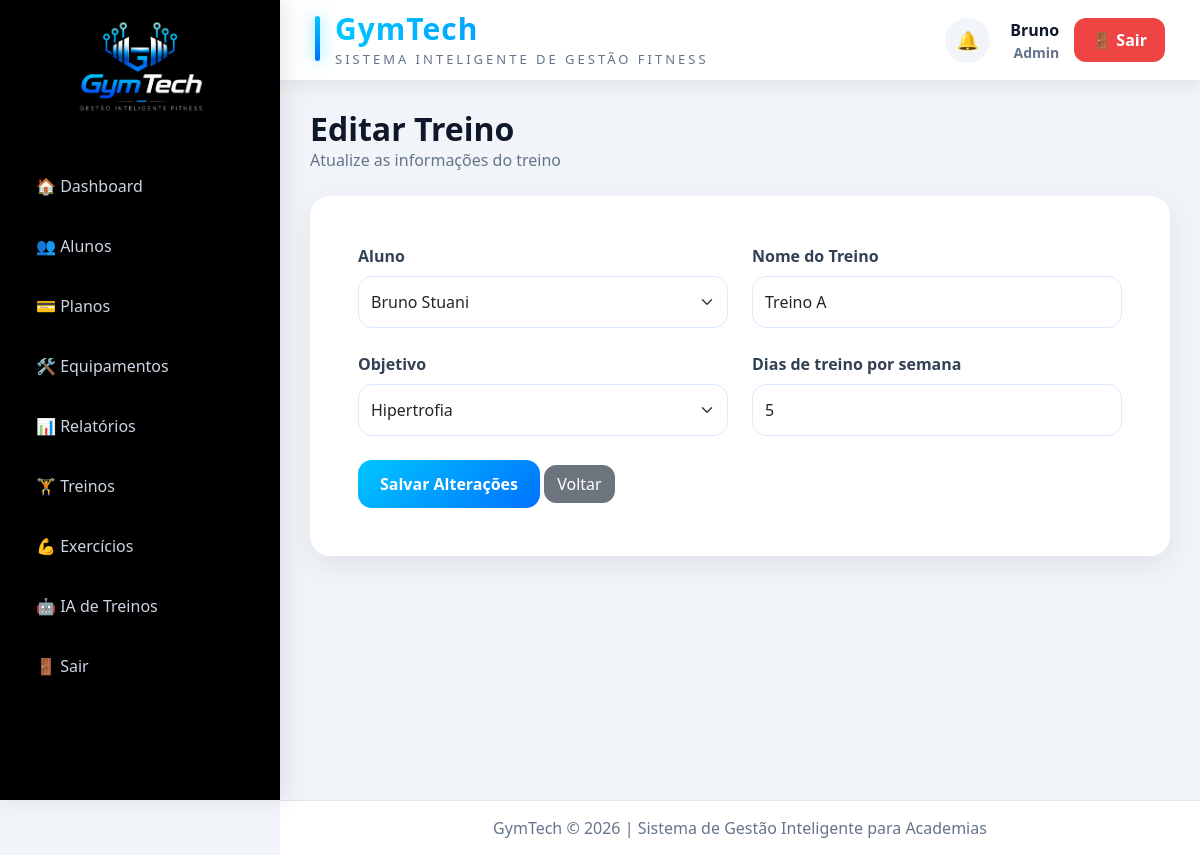
Screenshot of /public/index.php?controller=workout&action=edit&id=8 (signed in) with the database file from the repository.
### tables this page shows
CREATE TABLE `workouts` (
  `id` int(11) NOT NULL AUTO_INCREMENT,
  `student_id` int(11) NOT NULL,
  `workout_name` varchar(10) DEFAULT NULL,
  `objective` varchar(100) DEFAULT NULL,
  `training_days` int(11) DEFAULT NULL,
  `created_at` timestamp NOT NULL DEFAULT current_timestamp(),
  `trainer_id` int(11) DEFAULT NULL,
  PRIMARY KEY (`id`),
  KEY `fk_workout_trainer` (`trainer_id`),
  KEY `workouts_ibfk_1` (`student_id`),
  CONSTRAINT `fk_workout_trainer` FOREIGN KEY (`trainer_id`) REFERENCES `users` (`id`),
  CONSTRAINT `workouts_ibfk_1` FOREIGN KEY (`student_id`) REFERENCES `students` (`id`) ON DELETE CASCADE
);

CREATE TABLE `students` (
  `id` int(11) NOT NULL AUTO_INCREMENT,
  `name` varchar(100) NOT NULL,
  `email` varchar(100) NOT NULL,
  `age` int(11) DEFAULT NULL,
  `objective` varchar(100) DEFAULT NULL,
  `created_at` timestamp NOT NULL DEFAULT current_timestamp(),
  `plan_id` int(11) DEFAULT NULL,
  `user_id` int(11) DEFAULT NULL,
  `training_days` int(11) DEFAULT NULL,
  `experience_level` enum('beginner','intermediate','advanced') DEFAULT NULL,
  `limitations` text DEFAULT NULL,
  PRIMARY KEY (`id`),
  UNIQUE KEY `email` (`email`),
  KEY `fk_plan` (`plan_id`),
  KEY `fk_student_user` (`user_id`),
  CONSTRAINT `fk_plan` FOREIGN KEY (`plan_id`) REFERENCES `plans` (`id`),
  CONSTRAINT `fk_student_user` FOREIGN KEY (`user_id`) REFERENCES `users` (`id`) ON DELETE SET NULL
);

### app/controllers/WorkoutController.php (called while the page is built, shortened)
<?php
require_once __DIR__ . '/../models/Workout.php';
require_once __DIR__ . '/../models/Student.php';
class WorkoutController extends Controller{
    public function edit(){
        $id = $_GET['id'];
        $workoutModel = new Workout();
        $studentModel = new Students();
        $workout = $workoutModel->find($id);
        $students = $studentModel->all();
        $this->view(
            'workouts/edit',
            [
                'workout' => $workout,
                'students' => $students
            ]
        );
    }
}

### public/index.php (called while the page is built, shortened)
<?php
require_once "../core/Model.php";
$action = $_GET['action'] ?? 'login';
$controllerObject = new $controllerName();
$controllerObject->$action();

### config/database.php (called while the page is built)
<?php
class Database {
    private $host = "localhost";
    private $dbname = "gym_system";
    private $user = "root";
    private $pass = "";
    public function connect() {
        try {
            $pdo = new PDO(
                "mysql:host={$this->host};dbname={$this->dbname};charset=utf8",
                $this->user,
                $this->pass
            );
            $pdo->setAttribute(PDO::ATTR_ERRMODE, PDO::ERRMODE_EXCEPTION);
            return $pdo;
        } catch(PDOException $e) {
            die("Erro na conexão: " . $e->getMessage());
        }
    }
}

### core/Model.php (called while the page is built, shortened)
<?php
require_once __DIR__ .'/../config/database.php';
class Model {
    public function __construct() {
        $database = new Database();
        $this->db = $database->connect();
    }
}

### app/models/Student.php (called while the page is built, shortened)
<?php
require_once __DIR__ .'/../../core/Model.php';
class Students extends Model {
    public function all() {
        $sql = "SELECT students.*, plans.name AS plan_name
                FROM students
                LEFT JOIN plans
                ON students.plan_id = plans.id
                ORDER BY students.id DESC";
        $stmt = $this->db->query($sql);
        return $stmt->fetchAll(PDO::FETCH_ASSOC);
    }
}

### app/models/Workout.php (called while the page is built, shortened)
<?php
require_once __DIR__ . '/../../core/Model.php';
class Workout extends Model {
public function find($id){
    $sql = "
        SELECT
            w.*,
            s.name AS student_name,
            u.name AS trainer_name
        FROM workouts w
        LEFT JOIN students s
            ON s.id = w.student_id
        LEFT JOIN users u
            ON u.id = w.trainer_id
        WHERE w.id = ?
    ";
    $stmt = $this->db->prepare($sql);
    $stmt->execute([$id]);
    return $stmt->fetch(PDO::FETCH_ASSOC);
}
}

### app/views/workouts/edit.php (the view, shortened to what this page needs)
<div class="page-header">
    <div>
        <h2>
            Editar Treino
        </h2>
        <span>
            Atualize as informações do treino
        </span>
    </div>
</div>
<div class="glass-card p-5 mt-4">
<form method="POST"
      action="?controller=workout&action=update">
    <div class="row">
        <div class="col-md-6 mb-4">
            <label class="form-label">
                Aluno
            </label>
            <select name="student_id"
                    class="form-select"
                    required>
                <?php foreach($students as $student): ?>
                    <option
                        value="<?= $student['id'] ?>"
                        <?= $student['id'] == $workout['student_id']
                            ? 'selected'
                            : '' ?>>
                        <?= $student['name'] ?>
                    </option>
                <?php endforeach; ?>
            </select>
        </div>
        <div class="col-md-6 mb-4">
            <label class="form-label">
                Nome do Treino
            </label>
            <input type="text"
                   name="workout_name"
                   value="<?= $workout['workout_name'] ?>"
                   class="form-control"
                   required>
        </div>
        <div class="col-md-6 mb-4">
            <label class="form-label">
                Objetivo
            </label>
            <select name="objective"
                    class="form-select">
                <option value="Hipertrofia"
                    <?= $workout['objective'] == 'Hipertrofia' ? 'selected' : '' ?>>
                    Hipertrofia
                </option>
            </select>
        </div>
        <div class="col-md-6 mb-4">
            <label class="form-label">
                Dias de treino por semana
            </label>
            <input type="number"
                   name="training_days"
                   class="form-control"
                   min="1"
                   max="7"
                   value="<?= $workout['training_days'] ?>"
                   required>
        </div>
    </div>
    <button class="btn btn-gradient">
        Salvar Alterações
    </button>
    <a href="?controller=workout&action=index"
       class="btn btn-secondary">
        Voltar
    </a>
</form>
</div>

### public/assets/css/student_workout.css (style rules this page uses)
.btn { border-radius:12px; }
h2 { font-weight:700; }

### public/assets/css/style.css (style rules this page uses)
:root { --primary:#00c6ff; --secondary:#0072ff; --dark:#0f172a; --card:#1e293b; --text:#e2e8f0; --sidebar:#020617; }
* { margin:0; padding:0; box-sizing:border-box; }
body { background:#f1f5f9; font-family:'Segoe UI',sans-serif; }
.glass-card { background:white; border:none; border-radius:20px; box-shadow:0 10px 30px rgba(0,0,0,.08); }
.page-header { display:flex; justify-content:space-between; align-items:center; }
.page-header h2 { font-size:32px; font-weight:700; color:#0f172a; margin:0; }
.page-header span { color:#64748b; }
.btn-gradient { background: linear-gradient( 90deg, #00c6ff, #0072ff ); color:white; border:none; padding:12px 22px; border-radius:14px; font-weight:600; text-decoration:none; transition:.3s; }
.form-label { font-weight: 600; color: #334155; margin-bottom: 8px; }
.form-control, .form-select { border-radius:14px; border:1px solid #dbeafe; height:52px; }
.btn-gradient { background:linear-gradient( 135deg, #00c6ff, #0072ff ); border:none; color:white; }

### rows the page displays
workouts: student_id "Bruno Stuani", workout_name "Treino A", objective "Hipertrofia", training_days "5"

### other values shown
$_SESSION['user']['name'] "Bruno"
$role "Admin"
